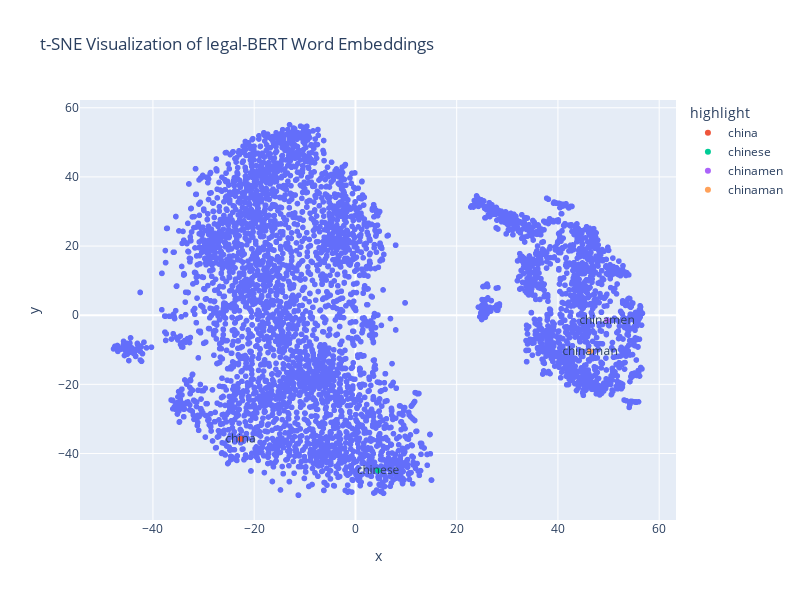

The notebook cell saved with this chart:
### Code cell
# Create a DataFrame for visualization
import plotly.express as px

df_tsne = pd.DataFrame(tsne_results, columns=['x', 'y'])
df_tsne['word'] = list(word_embeddings.keys())
# Highlight the word 'chinese' in the plot
keywords = ["chinese", "china", "chinaman", "chinamen"]
df_tsne['highlight'] = df_tsne['word'].apply(lambda x: x if x in keywords else '')

fig = px.scatter(
    df_tsne,
    x='x',
    y='y',
    title='t-SNE Visualization of legal-BERT Word Embeddings',
    color='highlight',                        
    hover_data=['word'], 
    text= 'highlight',
    height=600,
    width=800
)

fig.show()

### Figure 1 — Plotly figure (JSON) as saved in the notebook; plotly's stock layout.template omitted (floating-point values rounded to 4 significant figures; data arrays with more than 128 entries replaced by an {"elided": "..."} marker saying what was removed)
{"data": [{"customdata": {"elided": "4901x1 str values"}, "hovertemplate": "highlight=%{text}<br>x=%{x}<br>y=%{y}<br>word=%{customdata[0]}<extra></extra>", "legendgroup": "", "marker": {"color": "#636efa", "symbol": "circle"}, "mode": "markers+text", "name": "", "showlegend": false, "text": {"elided": "4901 str values"}, "type": "scattergl", "x": {"elided": "4901 float values"}, "xaxis": "x", "y": {"elided": "4901 float values"}, "yaxis": "y"}, {"customdata": [["china"]], "hovertemplate": "highlight=%{text}<br>x=%{x}<br>y=%{y}<br>word=%{customdata[0]}<extra></extra>", "legendgroup": "china", "marker": {"color": "#EF553B", "symbol": "circle"}, "mode": "markers+text", "name": "china", "showlegend": true, "text": ["china"], "type": "scattergl", "x": [-22.68], "xaxis": "x", "y": [-35.8], "yaxis": "y"}, {"customdata": [["chinese"]], "hovertemplate": "highlight=%{text}<br>x=%{x}<br>y=%{y}<br>word=%{customdata[0]}<extra></extra>", "legendgroup": "chinese", "marker": {"color": "#00cc96", "symbol": "circle"}, "mode": "markers+text", "name": "chinese", "showlegend": true, "text": ["chinese"], "type": "scattergl", "x": [4.456], "xaxis": "x", "y": [-44.94], "yaxis": "y"}, {"customdata": [["chinamen"]], "hovertemplate": "highlight=%{text}<br>x=%{x}<br>y=%{y}<br>word=%{customdata[0]}<extra></extra>", "legendgroup": "chinamen", "marker": {"color": "#ab63fa", "symbol": "circle"}, "mode": "markers+text", "name": "chinamen", "showlegend": true, "text": ["chinamen"], "type": "scattergl", "x": [49.7], "xaxis": "x", "y": [-1.495], "yaxis": "y"}, {"customdata": [["chinaman"]], "hovertemplate": "highlight=%{text}<br>x=%{x}<br>y=%{y}<br>word=%{customdata[0]}<extra></extra>", "legendgroup": "chinaman", "marker": {"color": "#FFA15A", "symbol": "circle"}, "mode": "markers+text", "name": "chinaman", "showlegend": true, "text": ["chinaman"], "type": "scattergl", "x": [46.37], "xaxis": "x", "y": [-10.44], "yaxis": "y"}], "layout": {"height": 600, "legend": {"title": {"text": "highlight"}, "tracegroupgap": 0}, "title": {"text": "t-SNE Visualization of legal-BERT Word Embeddings"}, "width": 800, "xaxis": {"anchor": "y", "domain": [0, 1], "title": {"text": "x"}}, "yaxis": {"anchor": "x", "domain": [0, 1], "title": {"text": "y"}}}}
